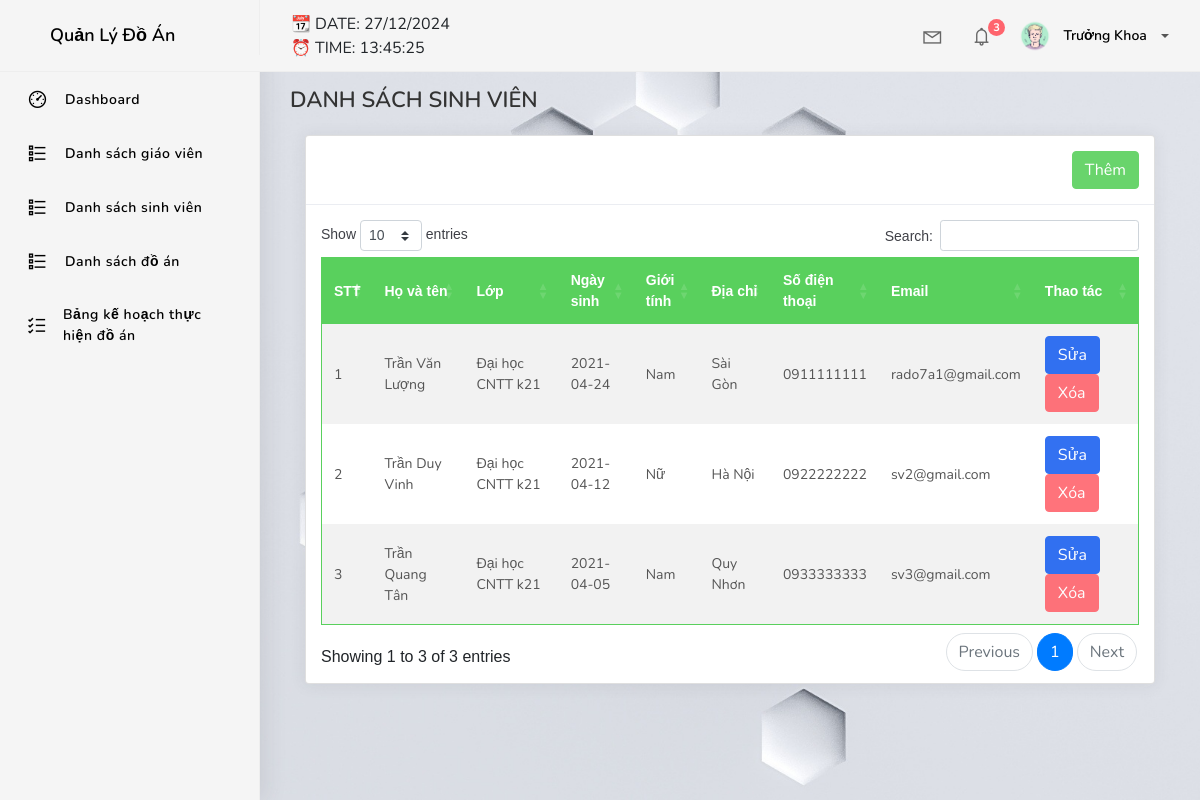
Screenshot of /home.php?page=deans&method=list-students (signed in) with the database file from the repository.
### tables this page shows
CREATE TABLE `students` (
  `id` varchar(20) NOT NULL,
  `name` varchar(40) NOT NULL,
  `id_class` varchar(20) NOT NULL,
  `birthday` date NOT NULL DEFAULT current_timestamp(),
  `sex` tinyint(4) NOT NULL,
  `address` varchar(40) NOT NULL,
  `phone` varchar(10) NOT NULL,
  `email` varchar(255) NOT NULL
);

CREATE TABLE `classes` (
  `id` varchar(20) NOT NULL,
  `name` varchar(20) NOT NULL
);

### config/myConfig.php (called while the page is built, shortened)
<?php
	class Connect
	{
		function __construct()
		{
			try {
				$this->pdo = new PDO(self::dns, self::user, self::passw);
				$this->pdo->query("SET NAMES utf8");
			} catch (PDOException $e) {
				echo $e->getMessage();
				exit();
			}
		}
	}

### model/teachers.php (called while the page is built, shortened)
<?php
include_once './config/myConfig.php';
class deans extends Connect
{
    function __construct()
    {
        parent:: __construct();
    }
    function indexstudent()
    {
        $sql = "SELECT students.id as'id',classes.id as'id_cl', students.name as 'namest', students.id_class, students.birthday, students.address, students.phone, students.email, classes.name as 'namecl', students.sex FROM students,classes WHERE students.id_class=classes.id ";
        $pre = $this->pdo->prepare($sql);
		$pre->execute();
		return $pre->fetchAll(PDO::FETCH_ASSOC);
    }
}
?>

### view/deans.php (the view, shortened to what this page needs)
<?php
switch ($method) {
?>
    <?php
    case 'list-students':
    ?>
        <h4 class="page-title" style="text-transform: uppercase;">Danh sách sinh viên</h4>
        <div class="col-md-12">
            <div class="card">
                <div class="card-header ">
                    <div class="text-right">
                        <a href="home.php?page=deans&method=create-student" class="btn btn-success">
                            Thêm
                        </a>
                    </div>
                </div>
                <div class="card-body">
                    <table id="list-students" class="table table-head-bg-success table-striped table-hover">
                        <thead>
                            <tr>
                                <th scope="col">STT</th>
                                <th scope="col">Họ và tên</th>
                                <th scope="col">Lớp</th>
                                <th scope="col">Ngày sinh</th>
                                <th scope="col">Giới tính</th>
                                <th scope="col">Địa chỉ</th>
                                <th scope="col">Số điện thoại</th>
                                <th scope="col">Email</th>
                                <th scope="col">Thao tác</th>
                            </tr>
                        </thead>
                        <tbody>
                            <?php $stt = 0;
                            foreach ($result as $key => $value) {
                                $stt += 1;
                            ?>
                                <tr>
                                    <td><?php echo $stt; ?></td>
                                    <td><?php echo $value['namest']; ?></td>
                                    <td><?php echo $value['namecl']; ?></td>
                                    <td><?php echo $value['birthday']; ?></td>
                                    <td><?php if ($value['sex'] == 1) {
                                            echo 'Nam';
                                        } else {
                                            echo 'Nữ';
                                        }; ?></td>
                                    <td><?php echo $value['address']; ?></td>
                                    <td><?php echo $value['phone']; ?></td>
                                    <td><?php echo $value['email']; ?></td>
                                    <td>
                                        <a href="home.php?page=deans&method=update-student&id=<?php echo $value['id']; ?>"
                                            class="btn btn-primary">
                                            Sửa
                                        </a>
                                        <a href="home.php?page=deans&method=destroy-student&id=<?php echo $value['id']; ?>"
                                            onclick="return confirm('Bạn có thực sự muốn xóa?');" class="btn btn-danger">
                                            Xóa
                                        </a>
                                    </td>
                                </tr>
                            <?php
                            }
                            ?>
                        </tbody>
                    </table>
                </div>
            </div>
        </div>
    <?php
        break;
    ?>
<?php
}
?>

### layout/head.php (shortened to what this page needs)
<!DOCTYPE html>
<html>
<head>
    <link rel="stylesheet" href="assets/css/bootstrap.min.css">
    <link rel="stylesheet" href="assets/css/ready.css">
    <link rel="stylesheet" href="assets/css/demo.css">
    <link rel="stylesheet" href="assets/css/calendar.css">
    <link rel="stylesheet" href="https://cdnjs.cloudflare.com/ajax/libs/twitter-bootstrap/4.5.2/css/bootstrap.css">
    <link rel="stylesheet" href="https://cdn.datatables.net/1.10.24/css/dataTables.bootstrap4.min.css">
    <link rel="stylesheet" href="https://stackpath.bootstrapcdn.com/bootstrap/4.3.1/css/bootstrap.min.css"
>
</head>
<body onload="startTime()">

### Home.php (shortened to what this page needs)
<?php
	include_once './layout/head.php';
?>
<div class="wrapper">
    <div class="main-header">
        <?php include_once './layout/header.php'; ?>
        <?php include_once './layout/sidebar.php'; ?>
        <div class="main-panel" style="
    background: url('assets/img/bg.jpg') no-repeat center; background-size: cover; font-family: sans-serif; ">
            <div class="content">
                <div class="container-fluid">
                    <?php
							if (isset($_GET['page'])) {
								$page = $_GET['page'];
							}
							switch ($page) {
								case 'deans':
									include_once './Controllers/TeachersController.php';
									$deans = new deanscontroller();
									$deans->deanscontrol();
									break;
							}
						?>
                    <?php include_once './layout/script.php';?>

### layout/header.php (shortened to what this page needs)
<div class="logo-header">
    <a href="home.php?page=dashboard" class="logo">Quản Lý Đồ Án</a>
</div>
<nav class="navbar navbar-header navbar-expand-lg" onload="notification()">
    <div class="container-fluid">
        <div id="timer"></div>
        <ul class="navbar-nav topbar-nav ml-md-auto align-items-center">
            <li class="nav-item dropdown hidden-caret">
                <a class="nav-link dropdown-toggle" href="#" id="navbarDropdown" role="button" data-toggle="dropdown"
                    aria-haspopup="true" aria-expanded="false">
                    <i class="la la-envelope"></i>
                </a>
            </li>
            <li class="nav-item dropdown hidden-caret">
                <a class="nav-link dropdown-toggle" href="#" id="navbarDropdown" role="button" data-toggle="dropdown"
                    aria-haspopup="true" aria-expanded="false">
                    <i class="la la-bell"></i>
                    <span class="notification">3</span>
                </a>
            </li>
            <li class="nav-item dropdown">
                <a class="dropdown-toggle profile-pic" data-toggle="dropdown" href="#" aria-expanded="false"> <img
                        src="assets/img/profile.jpg" alt="user-img" width="36" class="img-circle"><span><?php
                                if(isset($_SESSION['name'])){
									echo $_SESSION['name'];
								}?></span></span> </a>
            </li>
        </ul>
    </div>
</nav>
</div>

### layout/sidebar.php
<div class="sidebar">
    <div class="scrollbar-inner sidebar-wrapper">
        <ul class="nav">
            <li class="nav-item">
                <a href="home.php?page=dashboard">
                    <i class="la la-dashboard"></i>
                    <p>Dashboard</p>
                </a>
            </li>
            <?php
                if($_SESSION['pq']=='tk'){
            ?>
            <li class="nav-item">
                <a href="home.php?page=deans&method=list-teachers">
                    <i class="la la-list"></i>
                    <p>Danh sách giáo viên</p>
                </a>
            </li>
            <li class="nav-item">
                <a href="home.php?page=deans&method=list-students">
                    <i class="la la-list"></i>
                    <p>Danh sách sinh viên</p>
                </a>
            </li>
            <li class="nav-item">
                <a href="home.php?page=deans&method=list-projects">
                    <i class="la la-list"></i>
                    <p>Danh sách đồ án</p>
                </a>
            </li>
            <li class="nav-item">
                <a href="home.php?page=deans&method=list-progress">
                    <i class="la la-list-alt"></i>
                    <p>Bảng kế hoạch thực hiện đồ án</p>
                </a>
            </li>
            <?php
                }else if($_SESSION['pq']=='gv'){
            ?>
            <li class="nav-item">
                <a href="home.php?page=teachers&method=list-reminder">
                    <i class="la la-calendar"></i>
                    <p>Lời nhắc</p>
                </a>
            </li>
            <li class="nav-item">
                <a href="home.php?page=teachers&method=list-students">
                    <i class="la la-list"></i>
                    <p>Danh sách sinh viên</p>
                </a>
            </li>
            <li class="nav-item">
                <a href="home.php?page=teachers&method=list-projects">
                    <i class="la la-list"></i>
                    <p>Danh sách đồ án</p>
                </a>
            </li>
            <li class="nav-item">
                <a href="home.php?page=teachers&method=tutorial-student">
                    <i class="la la-th-list"></i>
                    <p>Sinh viên được hướng dẫn</p>
                </a>
            </li>
            <?php
                }else if($_SESSION['pq']=='hs'){
            ?>
            <li class="nav-item">
                <a href="home.php?page=students&method=list-projects">
                    <i class="la la-archive"></i>
                    <p>Danh sách đồ án</p>
                </a>
            </li>
            <li class="nav-item">
                <a href="home.php?page=students&method=my-project">
                    <i class="la la-archive"></i>
                    <p>Đồ án thực hiện</p>
                </a>
            </li>
            <?php
                }
            ?>
        </ul>
    </div>
</div>

### Controllers/TeachersController.php (shortened to what this page needs)
<?php
include_once './Model/Teachers.php';
class deanscontroller extends deans
{
    private $deans;
    function __construct()
    {
        $this->deans = new deans();
    }
    function deanscontrol()
    {
        if (isset($_GET['method'])) {
            $method = $_GET['method'];
        }else{
            $method = 'index';
        }
        switch ($method) {
            case 'list-students':
                $result = $this->deans->indexstudent();
                include_once './View/deans.php';
            break;
        }
    }
}
?>

### layout/script.php (shortened to what this page needs)
</div>
</div>
</div>
</div>
</body>
</html>

### rows the page displays
students: name "Trần Văn Lượng", id_class.name "Đại học CNTT k21", birthday "2021-04-24", sex "Nam", address "Sài Gòn", phone "0911111111", email "rado7a1@gmail.com"
students: name "Trần Duy Vinh", id_class.name "Đại học CNTT k21", birthday "2021-04-12", sex "Nữ", address "Hà Nội", phone "0922222222", email "sv2@gmail.com"
students: name "Trần Quang Tân", id_class.name "Đại học CNTT k21", birthday "2021-04-05", sex "Nam", address "Quy Nhơn", phone "0933333333", email "sv3@gmail.com"

### other values shown
$_SESSION['name'] "Trưởng Khoa"
